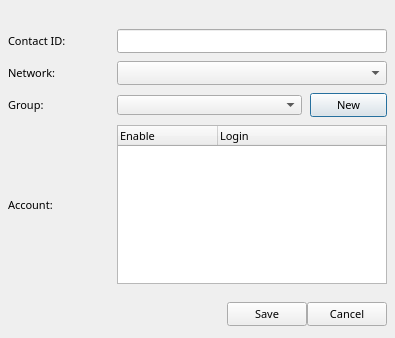
<?xml version="1.0" encoding="UTF-8"?>
<ui version="4.0">
 <class>FastAddIMContact</class>
 <widget class="QDialog" name="FastAddIMContact">
  <property name="geometry">
   <rect>
    <x>0</x>
    <y>0</y>
    <width>395</width>
    <height>338</height>
   </rect>
  </property>
  <property name="font">
   <font>
    <family>Trebuchet MS</family>
    <pointsize>8</pointsize>
    <weight>50</weight>
    <italic>false</italic>
    <bold>false</bold>
    <underline>false</underline>
    <strikeout>false</strikeout>
   </font>
  </property>
  <property name="windowTitle">
   <string>VoxOx - Add a Contact</string>
  </property>
  <layout class="QGridLayout" name="gridLayout">
   <property name="leftMargin">
    <number>8</number>
   </property>
   <property name="topMargin">
    <number>29</number>
   </property>
   <property name="rightMargin">
    <number>8</number>
   </property>
   <property name="bottomMargin">
    <number>8</number>
   </property>
   <property name="spacing">
    <number>8</number>
   </property>
   <item row="0" column="0">
    <widget class="QLabel" name="label">
     <property name="styleSheet">
      <string notr="true"/>
     </property>
     <property name="text">
      <string>Contact ID:</string>
     </property>
    </widget>
   </item>
   <item row="0" column="1" colspan="2">
    <widget class="QLineEdit" name="contactIdLineEdit"/>
   </item>
   <item row="1" column="0">
    <widget class="QLabel" name="label_2">
     <property name="text">
      <string>Network:</string>
     </property>
    </widget>
   </item>
   <item row="1" column="1" colspan="2">
    <widget class="QComboBox" name="protocolComboBox"/>
   </item>
   <item row="2" column="0">
    <widget class="QLabel" name="label_3">
     <property name="text">
      <string>Group:</string>
     </property>
    </widget>
   </item>
   <item row="2" column="1">
    <widget class="QComboBox" name="groupComboBox">
     <property name="sizePolicy">
      <sizepolicy hsizetype="Expanding" vsizetype="Fixed">
       <horstretch>0</horstretch>
       <verstretch>0</verstretch>
      </sizepolicy>
     </property>
     <property name="minimumSize">
      <size>
       <width>145</width>
       <height>20</height>
      </size>
     </property>
     <property name="maximumSize">
      <size>
       <width>185</width>
       <height>20</height>
      </size>
     </property>
     <property name="editable">
      <bool>false</bool>
     </property>
     <property name="maxVisibleItems">
      <number>35</number>
     </property>
    </widget>
   </item>
   <item row="2" column="2">
    <widget class="QPushButton" name="newButton">
     <property name="maximumSize">
      <size>
       <width>77</width>
       <height>16777215</height>
      </size>
     </property>
     <property name="text">
      <string>New</string>
     </property>
     <property name="iconSize">
      <size>
       <width>56</width>
       <height>26</height>
      </size>
     </property>
     <property name="flat">
      <bool>false</bool>
     </property>
    </widget>
   </item>
   <item row="3" column="0">
    <widget class="QLabel" name="label_4">
     <property name="text">
      <string>Account:</string>
     </property>
    </widget>
   </item>
   <item row="3" column="1" colspan="2">
    <widget class="QTreeWidget" name="treeWidget">
     <column>
      <property name="text">
       <string>Enable</string>
      </property>
     </column>
     <column>
      <property name="text">
       <string>Login</string>
      </property>
     </column>
    </widget>
   </item>
   <item row="4" column="1" colspan="2">
    <spacer>
     <property name="orientation">
      <enum>Qt::Vertical</enum>
     </property>
     <property name="sizeHint" stdset="0">
      <size>
       <width>20</width>
       <height>40</height>
      </size>
     </property>
    </spacer>
   </item>
   <item row="5" column="0" colspan="3">
    <layout class="QHBoxLayout">
     <property name="spacing">
      <number>0</number>
     </property>
     <property name="margin">
      <number>0</number>
     </property>
     <item>
      <spacer>
       <property name="orientation">
        <enum>Qt::Horizontal</enum>
       </property>
       <property name="sizeHint" stdset="0">
        <size>
         <width>125</width>
         <height>31</height>
        </size>
       </property>
      </spacer>
     </item>
     <item>
      <widget class="QPushButton" name="saveButton">
       <property name="text">
        <string>Save</string>
       </property>
      </widget>
     </item>
     <item>
      <widget class="QPushButton" name="cancelButton">
       <property name="text">
        <string>Cancel</string>
       </property>
       <property name="iconSize">
        <size>
         <width>56</width>
         <height>26</height>
        </size>
       </property>
       <property name="autoDefault">
        <bool>false</bool>
       </property>
       <property name="flat">
        <bool>false</bool>
       </property>
      </widget>
     </item>
    </layout>
   </item>
  </layout>
 </widget>
 <resources/>
 <connections>
  <connection>
   <sender>cancelButton</sender>
   <signal>clicked()</signal>
   <receiver>FastAddIMContact</receiver>
   <slot>reject()</slot>
   <hints>
    <hint type="sourcelabel">
     <x>331</x>
     <y>251</y>
    </hint>
    <hint type="destinationlabel">
     <x>179</x>
     <y>282</y>
    </hint>
   </hints>
  </connection>
 </connections>
</ui>
